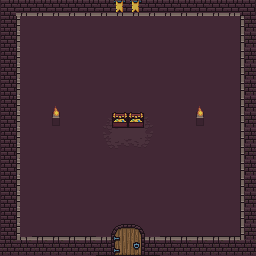

Tiled map render using the project's own tile images. Description and the whole map definition, tile-layer contents included, below:
An orthogonal 16x16 tile map with 16x16 px tiles, 2 tile layers (ground, overlay).

<map version="1.2" tiledversion="1.3.2" orientation="orthogonal" renderorder="right-down" compressionlevel="0" width="16" height="16" tilewidth="16" tileheight="16" infinite="0" nextlayerid="4" nextobjectid="8">
 <tileset firstgid="1" source="../tiledmaps/dungeon_combined.tsx" />
 <layer id="1" name="ground" width="16" height="16">
  <data encoding="csv">
65,66,66,66,66,66,66,272,272,66,66,66,66,66,66,67,
65,195,195,195,195,195,195,195,195,195,195,195,195,195,195,67,
65,195,195,195,195,195,195,195,195,195,195,195,195,195,195,67,
65,195,195,195,195,195,195,195,195,195,195,195,195,195,195,67,
65,195,195,195,195,195,195,195,195,195,195,195,195,195,195,67,
65,195,195,195,195,195,195,195,195,195,195,195,195,195,195,67,
65,195,195,195,195,195,195,195,195,195,195,195,195,195,195,67,
65,195,195,195,195,195,385,386,387,388,195,195,195,195,195,67,
65,195,195,195,195,195,449,450,451,452,195,195,195,195,195,67,
65,195,195,195,195,195,513,514,515,516,195,195,195,195,195,67,
65,195,195,195,195,195,195,195,195,195,195,195,195,195,195,67,
65,195,195,195,195,195,195,195,195,195,195,195,195,195,195,67,
65,195,195,195,195,195,195,195,195,195,195,195,195,195,195,67,
65,195,195,195,195,195,195,195,195,195,195,195,195,195,195,67,
65,195,195,195,195,195,195,195,195,195,195,195,195,195,195,67,
210,210,210,210,210,210,151,152,153,154,210,210,210,210,210,210
</data>
 </layer>
 <layer id="2" name="overlay" width="16" height="16">
  <data encoding="csv">
0,18,18,18,18,18,18,18,18,18,18,18,18,18,18,0,
0,147,0,0,0,0,0,0,0,0,0,0,0,0,0,84,
0,147,0,0,0,0,0,0,0,0,0,0,0,0,0,84,
0,147,0,0,0,0,0,0,0,0,0,0,0,0,0,84,
0,147,0,0,0,0,0,0,0,0,0,0,0,0,0,84,
0,147,0,0,0,0,0,0,0,0,0,0,0,0,0,84,
0,147,0,585,0,0,0,0,0,0,0,0,585,0,0,84,
0,147,0,649,0,0,0,848,848,0,0,0,649,0,0,84,
0,147,0,0,0,0,0,0,0,0,0,0,0,0,0,84,
0,147,0,0,0,0,0,0,0,0,0,0,0,0,0,84,
0,147,0,0,0,0,0,0,0,0,0,0,0,0,0,84,
0,147,0,0,0,0,0,0,0,0,0,0,0,0,0,84,
0,147,0,0,0,0,0,0,0,0,0,0,0,0,0,84,
0,147,0,0,0,0,0,0,0,0,0,0,0,0,0,84,
0,148,146,146,146,146,87,88,89,90,146,146,146,146,146,84,
0,0,0,0,0,0,0,0,0,0,0,0,0,0,0,0
</data>
 </layer>
</map>